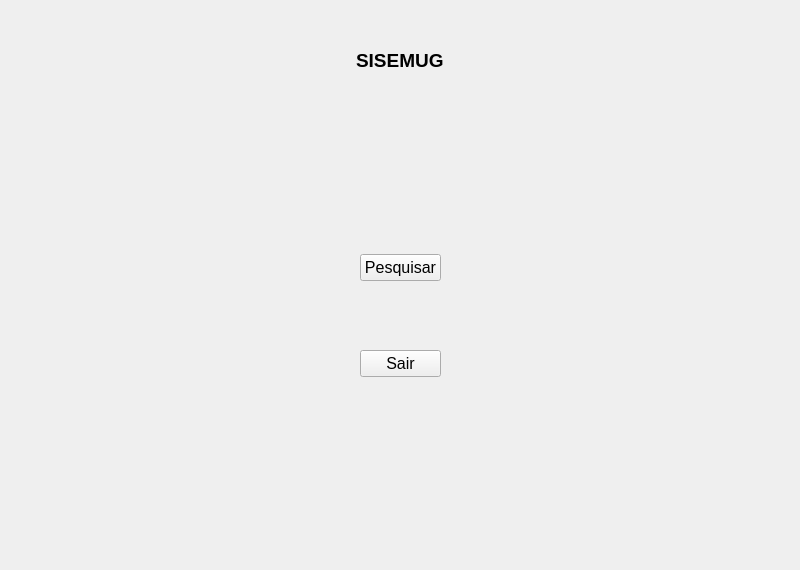
<?xml version="1.0" encoding="UTF-8"?>
<ui version="4.0">
 <class>Tela_Inicial</class>
 <widget class="QMainWindow" name="Tela_Inicial">
  <property name="geometry">
   <rect>
    <x>0</x>
    <y>0</y>
    <width>800</width>
    <height>570</height>
   </rect>
  </property>
  <property name="windowTitle">
   <string>Home</string>
  </property>
  <property name="windowIcon">
   <iconset>
    <normaloff>../Sistema_Sindicato/icone.jpg</normaloff>../Sistema_Sindicato/icone.jpg</iconset>
  </property>
  <widget class="QWidget" name="centralwidget">
   <widget class="QWidget" name="horizontalLayoutWidget">
    <property name="geometry">
     <rect>
      <x>-1</x>
      <y>20</y>
      <width>801</width>
      <height>80</height>
     </rect>
    </property>
    <layout class="QHBoxLayout" name="horizontalLayout">
     <item>
      <spacer name="horizontalSpacer">
       <property name="orientation">
        <enum>Qt::Horizontal</enum>
       </property>
       <property name="sizeHint" stdset="0">
        <size>
         <width>40</width>
         <height>20</height>
        </size>
       </property>
      </spacer>
     </item>
     <item>
      <widget class="QLabel" name="label">
       <property name="font">
        <font>
         <pointsize>14</pointsize>
         <bold>true</bold>
        </font>
       </property>
       <property name="text">
        <string>SISEMUG</string>
       </property>
      </widget>
     </item>
     <item>
      <spacer name="horizontalSpacer_2">
       <property name="orientation">
        <enum>Qt::Horizontal</enum>
       </property>
       <property name="sizeHint" stdset="0">
        <size>
         <width>40</width>
         <height>20</height>
        </size>
       </property>
      </spacer>
     </item>
    </layout>
   </widget>
   <widget class="QLabel" name="label_2">
    <property name="geometry">
     <rect>
      <x>0</x>
      <y>500</y>
      <width>251</width>
      <height>71</height>
     </rect>
    </property>
    <property name="text">
     <string/>
    </property>
    <property name="pixmap">
     <pixmap>imagens/logo.jpg</pixmap>
    </property>
    <property name="scaledContents">
     <bool>true</bool>
    </property>
   </widget>
   <widget class="QWidget" name="horizontalLayoutWidget_2">
    <property name="geometry">
     <rect>
      <x>0</x>
      <y>190</y>
      <width>801</width>
      <height>251</height>
     </rect>
    </property>
    <layout class="QHBoxLayout" name="horizontalLayout_2">
     <item>
      <spacer name="horizontalSpacer_4">
       <property name="orientation">
        <enum>Qt::Horizontal</enum>
       </property>
       <property name="sizeHint" stdset="0">
        <size>
         <width>40</width>
         <height>20</height>
        </size>
       </property>
      </spacer>
     </item>
     <item>
      <layout class="QVBoxLayout" name="verticalLayout">
       <item>
        <spacer name="verticalSpacer_2">
         <property name="orientation">
          <enum>Qt::Vertical</enum>
         </property>
         <property name="sizeHint" stdset="0">
          <size>
           <width>20</width>
           <height>40</height>
          </size>
         </property>
        </spacer>
       </item>
       <item>
        <widget class="QPushButton" name="BTN_Pesquisar">
         <property name="font">
          <font>
           <pointsize>12</pointsize>
          </font>
         </property>
         <property name="text">
          <string>Pesquisar</string>
         </property>
        </widget>
       </item>
       <item>
        <spacer name="verticalSpacer_3">
         <property name="orientation">
          <enum>Qt::Vertical</enum>
         </property>
         <property name="sizeHint" stdset="0">
          <size>
           <width>20</width>
           <height>40</height>
          </size>
         </property>
        </spacer>
       </item>
       <item>
        <widget class="QPushButton" name="BTN_Sair">
         <property name="font">
          <font>
           <pointsize>12</pointsize>
          </font>
         </property>
         <property name="text">
          <string>Sair</string>
         </property>
        </widget>
       </item>
       <item>
        <spacer name="verticalSpacer">
         <property name="orientation">
          <enum>Qt::Vertical</enum>
         </property>
         <property name="sizeHint" stdset="0">
          <size>
           <width>20</width>
           <height>40</height>
          </size>
         </property>
        </spacer>
       </item>
      </layout>
     </item>
     <item>
      <spacer name="horizontalSpacer_3">
       <property name="orientation">
        <enum>Qt::Horizontal</enum>
       </property>
       <property name="sizeHint" stdset="0">
        <size>
         <width>40</width>
         <height>20</height>
        </size>
       </property>
      </spacer>
     </item>
    </layout>
   </widget>
  </widget>
 </widget>
 <resources/>
 <connections/>
</ui>
